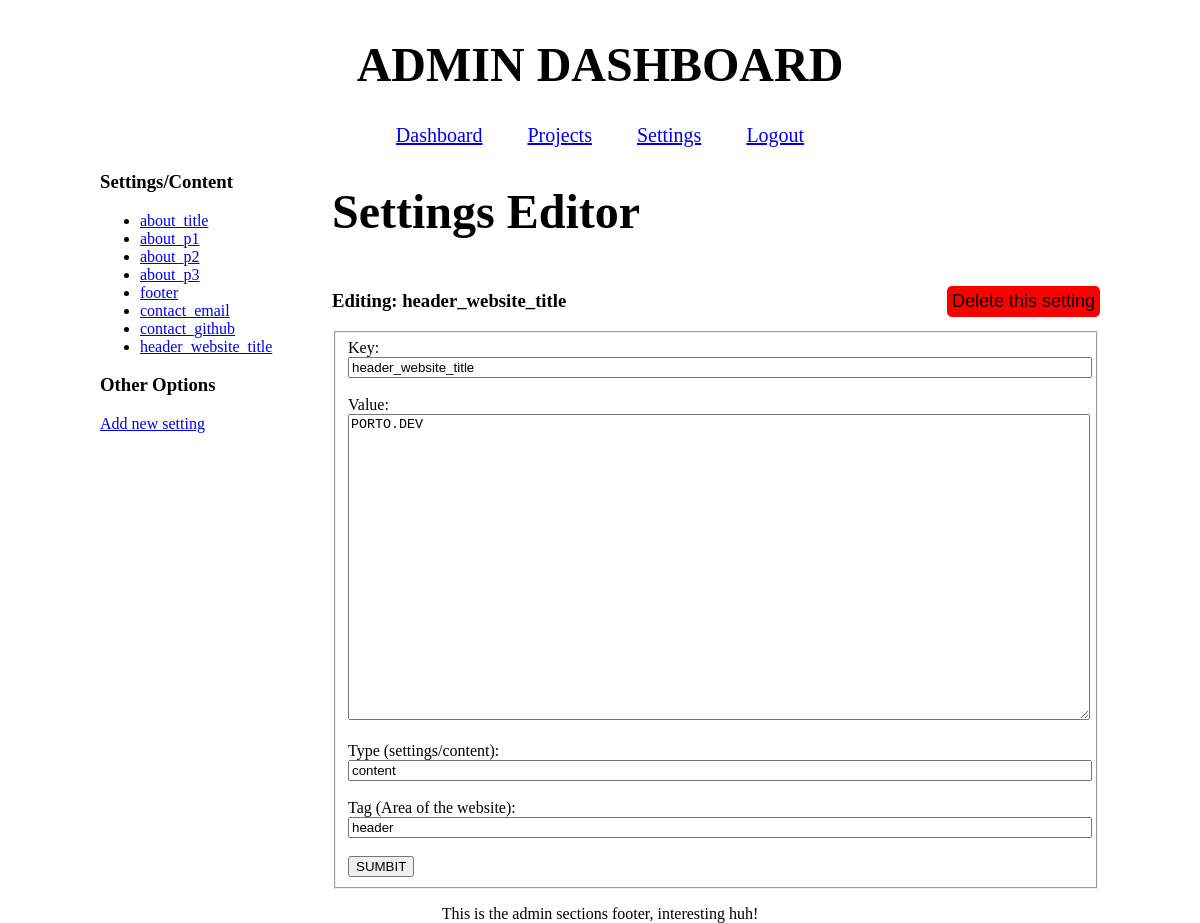
/site/admin/settings.php?id=9 (signed in), run on an earlier commit of the app's database.
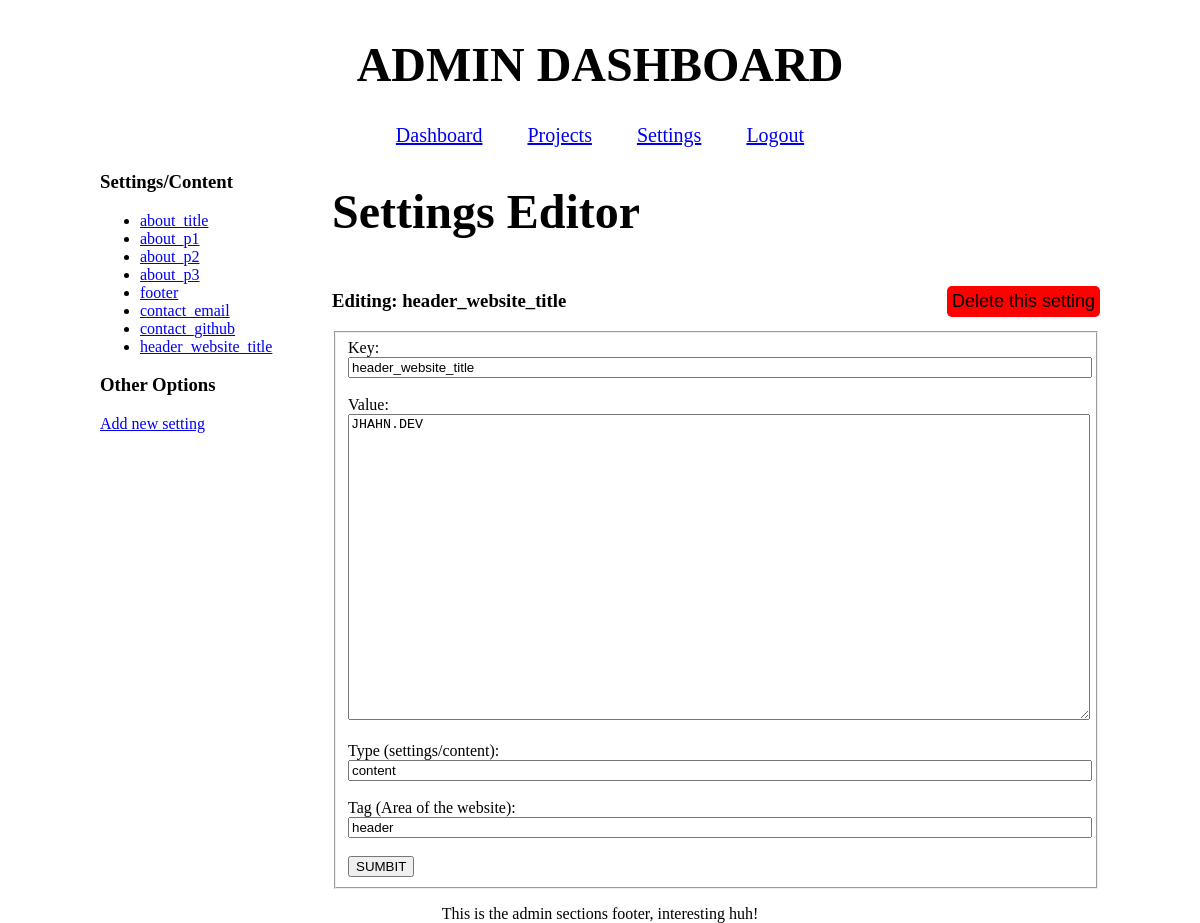
And on a later commit of the database.
### tables this page shows
CREATE TABLE settings (
    id INTEGER PRIMARY KEY AUTOINCREMENT,
    key TEXT UNIQUE NOT NULL,
    value TEXT NOT NULL,
    type TEXT DEFAULT 'setting',
    tag TEXT DEFAULT 'general'
);

### site/admin/settings.php (the view, shortened to what this page needs)
<?php
require_once "init.php";
$selected_setting = null;
$isNew = false;
if (isset($_GET["id"])) {
    $id = $_GET["id"];
    $statement = $database->prepare("SELECT * FROM settings WHERE id = :id");
    $statement->execute([":id" => $id]);
    $selected_setting = $statement->fetch();
}
$settings = $database->query("SELECT id, key FROM settings ORDER BY id ASC");
?>
<?php include "header.php" ?>
<main>
  <div class="side-panel">
    <h3>Settings/Content</h3>
      <ul>
        <?php while($s = $settings->fetch()): ?>
          <li>
            <a href="?id=<?=$s["id"]?>">
              <?=htmlspecialchars($s["key"])?>
            </a>
          </li>
        <?php endwhile ?>
      </ul>
    <h3>Other Options</h3>
    <a href="?action=new">Add new setting</a>
  </div>
  <div class="center-panel">
    <h1>Settings Editor</h1>
    <?php if ($selected_setting || $isNew): ?>
      <div class="form-heading">
        <?php if (!$isNew): ?>
          <h3>Editing: <?= htmlspecialchars($selected_setting["key"])?></h3>
          <form method="POST">
            <button class="delete-btn" type="submit" onclick="return confirm
              ('Are you sure you want to delete this project');">
              Delete this setting
            </button>
          </form>
        <?php else: ?>
          <h3>Adding a New setting</h3>
        <?php endif ?>
      </div>
      <form method="POST">
        <fieldset>
          <label>Key:</label>
          <br>
          <input name="key" value="<?=htmlspecialchars($selected_setting["key"])?>">
          <br><br>
          <label>Value:</label>
          <br>
          <textarea name="value" rows="20"><?=htmlspecialchars($selected_setting["value"])?></textarea>
          <br><br>
          <label>Type (settings/content):</label>
          <br>
          <input name="type" value="<?=htmlspecialchars($selected_setting["type"])?>">
          <br><br>
          <label>Tag (Area of the website):</label>
          <br>
          <input name="tag" value="<?=htmlspecialchars($selected_setting["tag"])?>">
          <br><br>
          <button type="submit">SUMBIT</button>
        </fieldset>
      </form>
    <?php else: ?>
      <p>Select a setting from the left to edit.</p>
    <?php endif; ?>
  </div>
</main>
<?php include "footer.php" ?>

What changed in the data, as far as the page shows it:
changed settings "header_website_title": value "PORTO.DEV" → "JHAHN.DEV"
